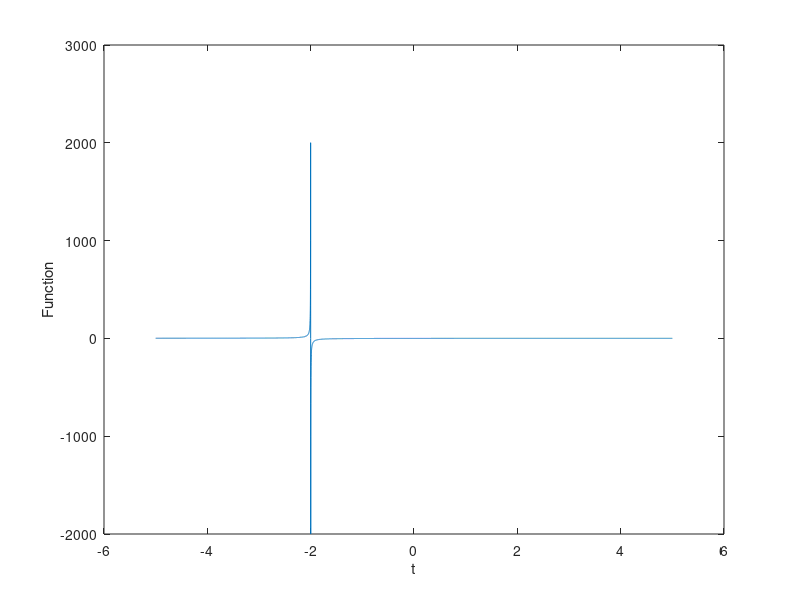

Recreate this plot in MATLAB.
% initializing the vector t
t = [-5:0.001:5];

% converting radians into degree by multiplying x with pi by 180
%initializing all the given functions
f1 = @(x) cos(2*(x*3.14/180));
f2 = @(x) x^2+2*x+5;
f3 = @(x) x/(x+2);
a=0;
b=0;
c=0;
%taking values of each function by substituting t 
for i=1:length(t)
  a(i) = [f1(t(i))];
  b(i) = [f2(t(i))];
  if(t(i)!=-2)   %As the function becomes undefined due to dividion by zero
  c(i) = [f3(t(i))];
  end
endfor 
 plot(t,c); % Plot the data
 ylabel('Function'); % Set the y??axis label
 xlabel('t');
 
 
